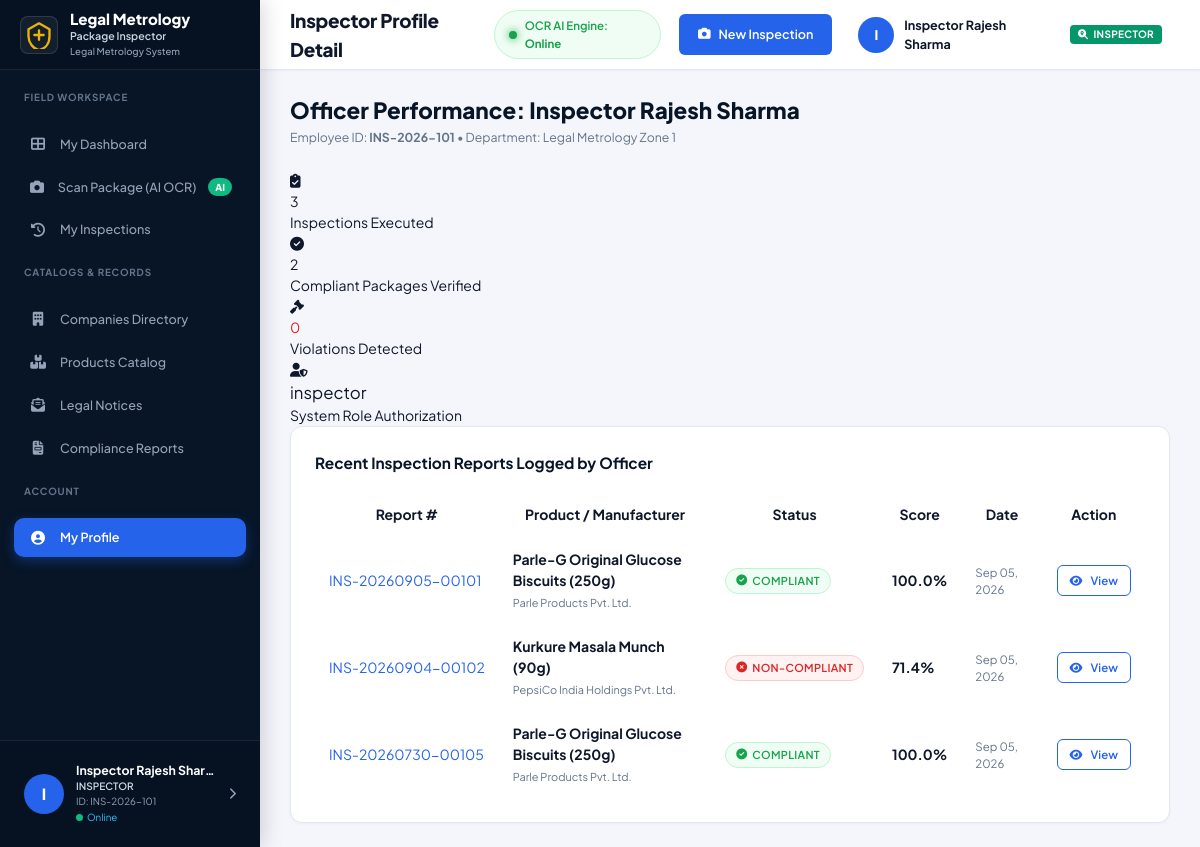
The page /pages/inspector-details.php (signed in) on the database its author committed.
### tables this page shows
CREATE TABLE `users` (
    `id` INT AUTO_INCREMENT PRIMARY KEY,
    `employee_id` VARCHAR(50) NOT NULL UNIQUE,
    `full_name` VARCHAR(100) NOT NULL,
    `email` VARCHAR(120) NOT NULL UNIQUE,
    `password_hash` VARCHAR(255) NOT NULL,
    `role` ENUM('officer', 'inspector') NOT NULL DEFAULT 'inspector',
    `department` VARCHAR(100) DEFAULT 'Legal Metrology Enforcement',
    `designation` VARCHAR(100) DEFAULT 'Inspector',
    `office_region` VARCHAR(100) DEFAULT 'Zone 1 - Headquarters',
    `joining_date` DATE DEFAULT NULL,
    `phone` VARCHAR(20) DEFAULT NULL,
    `status` ENUM('Active', 'Inactive', 'Suspended') NOT NULL DEFAULT 'Active',
    `last_login` DATETIME DEFAULT NULL,
    `created_at` TIMESTAMP DEFAULT CURRENT_TIMESTAMP,
    `updated_at` TIMESTAMP DEFAULT CURRENT_TIMESTAMP ON UPDATE CURRENT_TIMESTAMP
);

CREATE TABLE `inspections` (
    `id` INT AUTO_INCREMENT PRIMARY KEY,
    `inspection_number` VARCHAR(50) NOT NULL UNIQUE,
    `company_id` INT DEFAULT NULL,
    `product_id` INT DEFAULT NULL,
    `inspector_id` INT NOT NULL,
    `inspection_type` VARCHAR(100) DEFAULT 'Routine Market Inspection',
    `package_image_url` VARCHAR(500) DEFAULT NULL,
    `raw_ocr_text` LONGTEXT DEFAULT NULL,
    `extracted_json` JSON DEFAULT NULL,
    `overall_status` ENUM('COMPLIANT', 'NON_COMPLIANT', 'PENDING_REVIEW') NOT NULL DEFAULT 'COMPLIANT',
    `risk_level` ENUM('LOW', 'MEDIUM', 'HIGH', 'CRITICAL') DEFAULT 'LOW',
    `compliance_score` DECIMAL(5,2) NOT NULL DEFAULT 100.00,
    `notes` TEXT DEFAULT NULL,
    `inspection_date` DATETIME DEFAULT CURRENT_TIMESTAMP,
    `created_at` TIMESTAMP DEFAULT CURRENT_TIMESTAMP,
    FOREIGN KEY (`company_id`) REFERENCES `companies`(`id`) ON DELETE SET NULL,
    FOREIGN KEY (`product_id`) REFERENCES `products`(`id`) ON DELETE SET NULL,
    FOREIGN KEY (`inspector_id`) REFERENCES `users`(`id`) ON DELETE RESTRICT
);

CREATE TABLE `products` (
    `id` INT AUTO_INCREMENT PRIMARY KEY,
    `company_id` INT DEFAULT NULL,
    `gtin_barcode` VARCHAR(50) DEFAULT NULL,
    `product_name` VARCHAR(150) NOT NULL,
    `brand_name` VARCHAR(100) DEFAULT NULL,
    `category` VARCHAR(100) NOT NULL DEFAULT 'Packaged Commodities',
    `manufacturer_name` VARCHAR(150) NOT NULL,
    `total_inspections` INT DEFAULT 0,
    `total_violations` INT DEFAULT 0,
    `compliance_rate` DECIMAL(5,2) DEFAULT 100.00,
    `last_inspected_at` DATETIME DEFAULT NULL,
    `created_at` TIMESTAMP DEFAULT CURRENT_TIMESTAMP,
    FOREIGN KEY (`company_id`) REFERENCES `companies`(`id`) ON DELETE SET NULL
);

### pages/inspector-details.php (the view, shortened to what this page needs)
<?php
$pageTitle = 'Inspector Profile Detail';
require_once __DIR__ . '/../includes/header.php';
require_once __DIR__ . '/../includes/sidebar.php';
$db = getDB();
$id = $_GET['id'] ?? $_SESSION['user_id'];
$stmt = $db->prepare("
    SELECT u.*,
           COUNT(i.id) AS total_inspections,
           SUM(CASE WHEN i.overall_status = 'Compliant' THEN 1 ELSE 0 END) AS compliant_inspections,
           SUM(CASE WHEN i.overall_status = 'Non-Compliant' THEN 1 ELSE 0 END) AS non_compliant_inspections
    FROM users u
    LEFT JOIN inspections i ON u.id = i.inspector_id
    WHERE u.id = ? OR u.employee_id = ?
    GROUP BY u.id
    LIMIT 1
");
$stmt->execute([$id, $id]);
$inspector = $stmt->fetch();
$inspStmt = $db->prepare("
    SELECT i.*, p.product_name, p.manufacturer_name
    FROM inspections i
    LEFT JOIN products p ON i.product_id = p.id
    WHERE i.inspector_id = ?
    ORDER BY i.created_at DESC
    LIMIT 20
");
$inspStmt->execute([$inspector['id']]);
$inspections = $inspStmt->fetchAll();
?>
<div class="main-content">
    <?php require_once __DIR__ . '/../includes/navbar.php'; ?>
    <div class="content-body">
        <div style="margin-bottom: 24px;">
            <h2 style="font-size: 1.6rem; font-weight: 800; color: var(--primary-dark);">
                Officer Performance: <?php echo htmlspecialchars($inspector['full_name']); ?>
            </h2>
            <p style="font-size: 0.88rem; color: var(--text-muted);">
                Employee ID: <strong><?php echo htmlspecialchars($inspector['employee_id']); ?></strong> &bull; Department: <?php echo htmlspecialchars($inspector['department']); ?>
            </p>
        </div>
        <div class="stats-grid">
            <div class="stat-card">
                <div class="stat-header">
                    <div class="stat-icon primary"><i class="fas fa-clipboard-check"></i></div>
                </div>
                <div class="stat-value"><?php echo number_format($inspector['total_inspections']); ?></div>
                <div class="stat-label">Inspections Executed</div>
            </div>
            <div class="stat-card">
                <div class="stat-header">
                    <div class="stat-icon success"><i class="fas fa-check-circle"></i></div>
                </div>
                <div class="stat-value"><?php echo number_format($inspector['compliant_inspections']); ?></div>
                <div class="stat-label">Compliant Packages Verified</div>
            </div>
            <div class="stat-card">
                <div class="stat-header">
                    <div class="stat-icon danger"><i class="fas fa-gavel"></i></div>
                </div>
                <div class="stat-value" style="color: #dc2626;"><?php echo number_format($inspector['non_compliant_inspections']); ?></div>
                <div class="stat-label">Violations Detected</div>
            </div>
            <div class="stat-card">
                <div class="stat-header">
                    <div class="stat-icon warning"><i class="fas fa-user-shield"></i></div>
                </div>
                <div class="stat-value" style="font-size: 1.2rem;"><?php echo htmlspecialchars($inspector['role']); ?></div>
                <div class="stat-label">System Role Authorization</div>
            </div>
        </div>
        <div class="card">
            <div class="card-header">
                <h3 class="card-title">Recent Inspection Reports Logged by Officer</h3>
            </div>
            <div class="card-body p-0">
                <div class="table-responsive">
                    <table class="table">
                        <thead>
                            <tr>
                                <th>Report #</th>
                                <th>Product / Manufacturer</th>
                                <th>Status</th>
                                <th>Score</th>
                                <th>Date</th>
                                <th>Action</th>
                            </tr>
                        </thead>
                        <tbody>
                            <?php if (!empty($inspections)): ?>
                                <?php foreach ($inspections as $row): ?>
                                    <tr>
                                        <td>
                                            <a href="inspection-result.php?id=<?php echo $row['id']; ?>" class="table-id-link">
                                                <?php echo htmlspecialchars($row['inspection_number']); ?>
                                            </a>
                                        </td>
                                        <td>
                                            <strong><?php echo htmlspecialchars($row['product_name']); ?></strong><br>
                                            <span style="font-size: 0.78rem; color: var(--text-muted);"><?php echo htmlspecialchars($row['manufacturer_name']); ?></span>
                                        </td>
                                        <td><?php echo get_compliance_badge($row['overall_status']); ?></td>
                                        <td><strong><?php echo number_format($row['compliance_score'], 1); ?>%</strong></td>
                                        <td style="font-size: 0.82rem; color: var(--text-muted);"><?php echo date('M d, Y', strtotime($row['created_at'])); ?></td>
                                        <td>
                                            <a href="inspection-result.php?id=<?php echo $row['id']; ?>" class="btn btn-outline btn-sm"><i class="fas fa-eye"></i> View</a>
                                        </td>
                                    </tr>
                                <?php endforeach; ?>
                            <?php else: ?>
                                <tr><td colspan="6" style="text-align: center; padding: 20px; color: var(--text-muted);">No inspections logged by this officer yet.</td></tr>
                            <?php endif; ?>
                        </tbody>
                    </table>
                </div>
            </div>
        </div>
    </div>
</div>
<?php require_once __DIR__ . '/../includes/footer.php'; ?>

### includes/navbar.php (shortened to what this page needs)
<?php
$currentUser = get_logged_user();
$headerTitle = $headerTitle ?? $pageTitle ?? 'Officer Control Dashboard';
$userInitial = strtoupper(substr($currentUser['name'] ?? 'F', 0, 1));
?>
<header class="top-navbar">
    <div class="navbar-left">
        <h1 class="top-navbar-title"><?php echo htmlspecialchars($headerTitle); ?></h1>
    </div>
    <div class="navbar-right">
        <div class="ocr-engine-pill">
            <span class="ocr-dot"></span>
            <span class="ocr-text">OCR AI Engine: <strong>Online</strong></span>
        </div>
        <a href="new-inspection.php" class="btn btn-primary top-cta-btn">
            <i class="fas fa-camera"></i> New Inspection
        </a>
        <a href="profile.php" class="top-user-pill">
            <span class="top-user-avatar"><?php echo $userInitial; ?></span>
            <span class="top-user-name"><?php echo htmlspecialchars($currentUser['name'] ?? 'User'); ?></span>
            <?php if (strtolower($currentUser['role'] ?? '') === 'officer'): ?>
                <span class="badge" style="background-color: #2563eb; color: #ffffff; padding: 2px 8px; border-radius: 4px; font-size: 0.72rem; font-weight: 700; margin-left: 6px;">
                    <i class="fas fa-shield-alt"></i> OFFICER
                </span>
            <?php else: ?>
                <span class="badge" style="background-color: #059669; color: #ffffff; padding: 2px 8px; border-radius: 4px; font-size: 0.72rem; font-weight: 700; margin-left: 6px;">
                    <i class="fas fa-search-location"></i> INSPECTOR
                </span>
            <?php endif; ?>
        </a>
    </div>
</header>

### includes/functions.php (shortened to what this page needs)
<?php
function is_logged_in() {
    return isset($_SESSION['user_id']) && !empty($_SESSION['user_id']);
}
function get_logged_user() {
    return [
        'id' => $_SESSION['user_id'],
        'employee_id' => $_SESSION['employee_id'] ?? '',
        'name' => $_SESSION['name'] ?? 'Officer',
        'email' => $_SESSION['email'] ?? '',
        'role' => strtolower($_SESSION['role'] ?? 'inspector'),
        'department' => $_SESSION['department'] ?? 'Legal Metrology'
    ];
}
function get_compliance_badge($status) {
    switch (strtoupper($status)) {
        case 'COMPLIANT':
            return '<span class="badge badge-success"><i class="fas fa-check-circle"></i> Compliant</span>';
        case 'NON_COMPLIANT':
        case 'NON-COMPLIANT':
            return '<span class="badge badge-danger"><i class="fas fa-times-circle"></i> Non-Compliant</span>';
    }
}

### css/responsive.css (style rules this page uses)
*, *::before, *::after { box-sizing: border-box; }
body, p, span, div, h1, h2, h3, h4, h5, h6, label, td, th, input, textarea, select, a { word-wrap: break-word; overflow-wrap: break-word; word-break: normal; max-width: 100%; }
.table, .data-table { width: 100%; border-collapse: collapse; table-layout: auto; }
.table th, .table td, .data-table th, .data-table td { white-space: normal; word-break: normal; overflow-wrap: break-word; padding: 12px 14px; }
.table-responsive, .table-container { width: 100%; overflow-x: auto; -webkit-overflow-scrolling: touch; }
@media (min-width: 993px) { .main-wrapper, .main-content { margin-left: 260px !important; width: calc(100% - 260px) !important; } }

### rows shown on the page
users: full_name "I", full_name "Inspector Rajesh Sharma", employee "INS-2026-101", department "Legal Metrology Zone 1", role "inspector"
inspections: inspection_number "INS-20260905-00101", product.product_name "Parle-G Original Glucose Biscuits (250g)", product.manufacturer_name "Parle Products Pvt. Ltd.", overall_status "COMPLIANT" (drawn), compliance_score "100.0", created_at "Sep 05, 2026"
inspections: inspection_number "INS-20260904-00102", product.product_name "Kurkure Masala Munch (90g)", product.manufacturer_name "PepsiCo India Holdings Pvt. Ltd.", overall_status "NON_COMPLIANT" (drawn), compliance_score "71.4", created_at "Sep 05, 2026"
inspections: inspection_number "INS-20260730-00105", product.product_name "Parle-G Original Glucose Biscuits (250g)", product.manufacturer_name "Parle Products Pvt. Ltd.", overall_status "COMPLIANT" (drawn), compliance_score "100.0", created_at "Sep 05, 2026"

### other values the page prints
$userInitial "I"
$currentUser['name'] "Inspector Rajesh Shar…"
$currentUser['role'] "INSPECTOR"
$userEmpId "INS-2026-101"
$headerTitle "Inspector Profile Detail"
$inspector['total_inspections'] "3"
$inspector['compliant_inspections'] "2"
$inspector['non_compliant_inspections'] "0"
